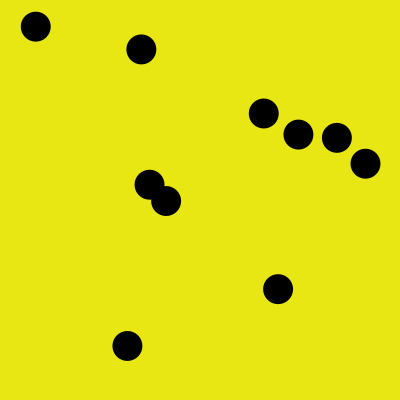
Frame 1 (no input)
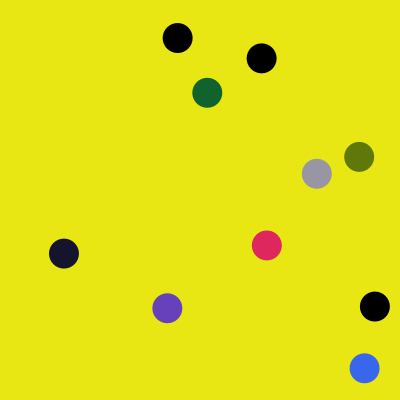
Frame 60 (the mouse pressed at the canvas centre just before this capture)
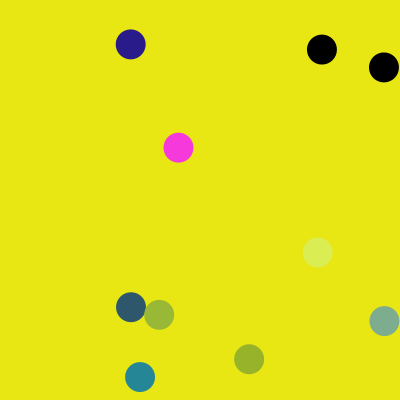
Frame 120 (the mouse held since frame 60 and released just before this capture)

The Processing sketch that drew these frames (run headless with seeded random() and noise(); from frame 60 on, the mouse is pressed at the canvas centre):

// Processing sketch: processing_33447
// ── processing_33447.pde

int numberBalls = 10;
//defines ball's coordinates
float centerX [] = new float [numberBalls];
float centerY [] = new float [numberBalls];
//defines "speed"
float speedX [] = new float [numberBalls];
float speedY [] = new float [numberBalls];
//sets color values
float r[] = new float[numberBalls];
float g[] = new float[numberBalls];
float b[] = new float[numberBalls];


void setup() {
  size(400, 400);
  for (int i = 0; i < numberBalls; i++) {
    centerX[i] = random(15, 385);
    centerY[i] = random(15, 385);

    speedX[i] = random(10);
    speedY[i] = random(10);
  }
}

void draw() {
  background(232, 230, 19);

  //if centerX location is greater than or equal to 385, which is the stage width minus radius of the ellipse, then ball will go in the opposite direction, AND change to a random color value
  for (int i = 0; i < numberBalls; i++) {
    //initializes the ball's movement
    centerX [i] = centerX [i] + speedX [i];
    centerY [i] = centerY [i] + speedY [i];

    if (centerX [i] >= 385) {
      speedX [i] = speedX[i] * -1;
      r[i]=random(255);
      g[i]=random(255);
      b[i]=random(255);
    }
    if (centerX [i] <=15) {
      speedX [i] = speedX[i] * -1;
      r[i]=random(255);
      g[i]=random(255);
      b[i]=random(255);
    }  
    if (centerY [i] >= 385) {
      speedY [i] = speedY[i] * -1;
      r[i]=random(255);
      g[i]=random(255);
      b[i]=random(255);
    }
    if (centerY [i] <=15) {
      speedY [i] = speedY[i] * -1;
      r[i]=random(255);
      g[i]=random(255);
      b[i]=random(255);
    }

    noStroke();
    fill(r[i],g[i],b[i]);
    ellipse(centerX [i], centerY[i], 30, 30);
  }
}
